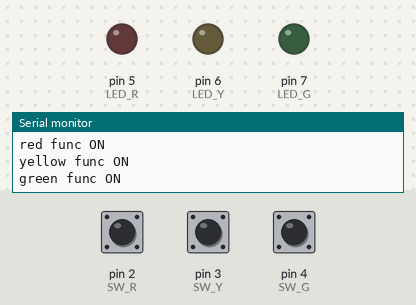
The sketch below on a simulated Arduino Uno, built with avr-gcc and run on an emulated ATmega328P. Shown: output pins drawn as LEDs (lit = HIGH), the last lines printed to the serial monitor. Dashed ring = blinking. The inputs (shaded band) are chosen by the test bench; at power-on: pin 4 (SW_G) HIGH, pin 3 (SW_Y) HIGH, pin 2 (SW_R) HIGH.

Above: at 0.1 s.
1.3 s: pin 4 (SW_G) pulled LOW for 3.2 s
At 4.9 s:
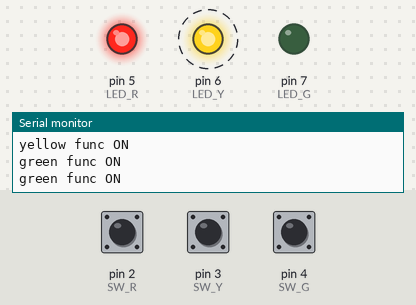
6.0 s: pin 3 (SW_Y) pulled LOW for 0.15 s
7.6 s: pin 3 (SW_Y) pulled LOW for 1 s
At 9.5 s:
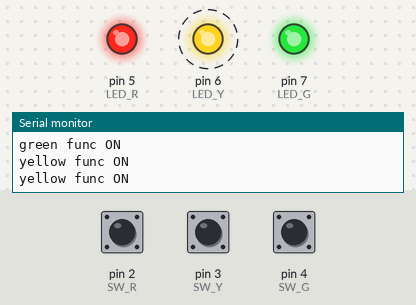
11.6 s: pin 2 (SW_R) pulled LOW for 0.15 s
At 12.43 s:
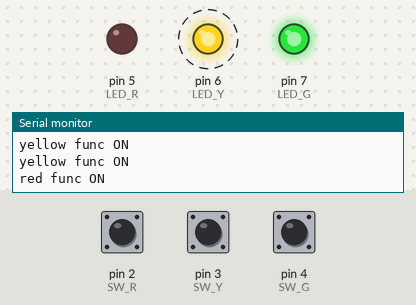
Timing chart, 0 to 15.7 s (numbered marks = the images above; inputs shaded):
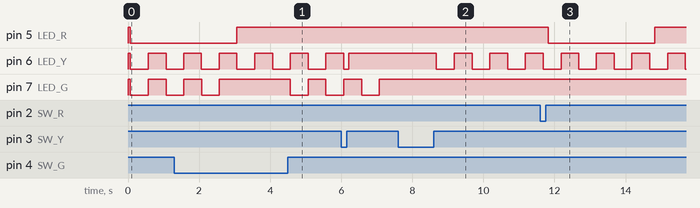

The sketch:

ITC08_FREERTOS.ino
```cpp
#include <Arduino_FreeRTOS.h>
#include "queue.h"

#define SW_R 2
#define SW_Y 3
#define SW_G 4

#define LED_R 5
#define LED_Y 6
#define LED_G 7

int buttonState[3];
int lastButtonState[3] = {LOW, LOW, LOW};
unsigned long lastDebounceTime[3];
long debounceDelay = 50;

QueueHandle_t Queue_R; //create a queue variable,must be global
QueueHandle_t Queue_Y;
QueueHandle_t Queue_G;

const uint16_t time_delay[3] = {1,1,1};

void setup()
{
    Serial.begin(9600);
    Queue_R = xQueueCreate(5, sizeof(int32_t)); //give a queue property
    Queue_Y = xQueueCreate(5, sizeof(int32_t));
    Queue_G = xQueueCreate(5, sizeof(int32_t));

    xTaskCreate(sendInput, "Sender Task", 100, (void *)&time_delay, 1, NULL);

    xTaskCreate(RreceiveTask, "R Receiver Task", 100, (void *)&time_delay, 1, NULL);
    xTaskCreate(YreceiveTask, "Y Receiver Task", 100, (void *)&time_delay, 1, NULL);
    xTaskCreate(GreceiveTask, "G Receiver Task", 100, (void *)&time_delay, 1, NULL);
}

void sendInput(void *val){ //first I have 3 tasks for sending the input ,So i have total 6 tasks(send and receive) ,I think my Arduino cant handle it and... YES! It bug, that's why I have only 1 input task
    int *timer = val;
    int pressed[3] = {0,0,0};
    pinMode(SW_R, INPUT);
    pinMode(SW_Y, INPUT);
    pinMode(SW_G, INPUT);
    while(1){

        pressed[0] = debounce(0 , digitalRead(SW_R)); //send the reading value to debounce and it will return 0(dont pressed) or 1(pressed)
        xQueueSend(Queue_R, &pressed[0], 0); //send value to each queue

        pressed[1] = debounce(1 , digitalRead(SW_Y));
        xQueueSend(Queue_Y, &pressed[1], 0);

        pressed[2] = debounce(2 , digitalRead(SW_G));
        xQueueSend(Queue_G, &pressed[2], 0);

        vTaskDelay(time_delay[0]);
    }
}

int debounce(int button,int pressed) //steal debounce function from Gym
{
  if (pressed != lastButtonState[button])
  {
    lastDebounceTime[button] = millis();
  }
  if ((millis() - lastDebounceTime[button]) > debounceDelay)
  {
    if (pressed != buttonState[button])
    {
      buttonState[button] = pressed;

      if (buttonState[button] == HIGH)
      {
        return 1;
      }
    }
  }
  lastButtonState[button] = pressed;
  return 0;
}

//TURN ON FOR 3 SEC AFTER PRESS
void RreceiveTask(void *pvParameters){
    int pressed;
    uint64_t time_count;
    const TickType_t wait = pdMS_TO_TICKS(100); //what is this i dont know
    pinMode(LED_R, OUTPUT);
    while(1){
      xQueueReceive(Queue_R,&pressed,wait);
      if (pressed == 1){
        time_count = millis();
        Serial.println("red func ON");
      }
      if (millis() - time_count < 3000){
        digitalWrite(LED_R, !HIGH);
      }
      else{
        digitalWrite(LED_R, !LOW);
      }
      vTaskDelay(time_delay[0]);
    }
}

//BLINK UNTIL PRESS AGAIN
void YreceiveTask(void *pvParameters){
    int pressed;
    int blink_state = 0;
    uint32_t time_count; //i've tried to use uint64_t like others but it will turn on led 0.000001 sec and turn off so fast ,but 32_t is good
    const TickType_t wait = pdMS_TO_TICKS(100);
    pinMode(LED_Y, OUTPUT);
    while(1){
      xQueueReceive(Queue_Y,&pressed,wait);
      if (pressed == 1){
        time_count = millis();
        blink_state = !blink_state;
        Serial.println("yellow func ON");
      }
      if (blink_state == 1){
        if ((millis() - time_count) % 1000 < 500) {
          digitalWrite(LED_Y, !HIGH);
        }
        else {
          digitalWrite(LED_Y, !LOW);
        }
      }
      else{
          digitalWrite(LED_Y, !LOW);
      }
      vTaskDelay(time_delay[1]);
    }
}

//BLINK 3 TIMES
void GreceiveTask(void *pvParameters){
    int pressed;
    int blink_state = 0;
    uint64_t time_count;
    const TickType_t wait = pdMS_TO_TICKS(100);
    pinMode(LED_G, OUTPUT);
    while(1){
      xQueueReceive(Queue_G,&pressed,wait);
      if (pressed == 1 && blink_state == 0){
        time_count = millis();
        blink_state = 1;
        Serial.println("green func ON");
      }

      if (blink_state == 1 && millis() - time_count < 3000){
        if ((millis() - time_count) % 1000 < 500){
          digitalWrite(LED_G, !HIGH);
        }
        else{
          digitalWrite(LED_G, !LOW);
        }
      }
      else{
        digitalWrite(LED_G, !LOW);
        blink_state = 0;
      }

      vTaskDelay(time_delay[2]);
    }
}
void loop() {}
```

Measured:
- after the input at 7.6 s, pin 6 (LED_Y): alternates HIGH for 0.51 s and LOW for 0.49 s, starting after 1.1 s
- after the input at 11.6 s, pin 5 (LED_R): HIGH → LOW after 0.22 s, → HIGH 3.0 s later
- by itself, pin 6 (LED_Y): alternates HIGH for 0.50 s and LOW for 0.50 s
